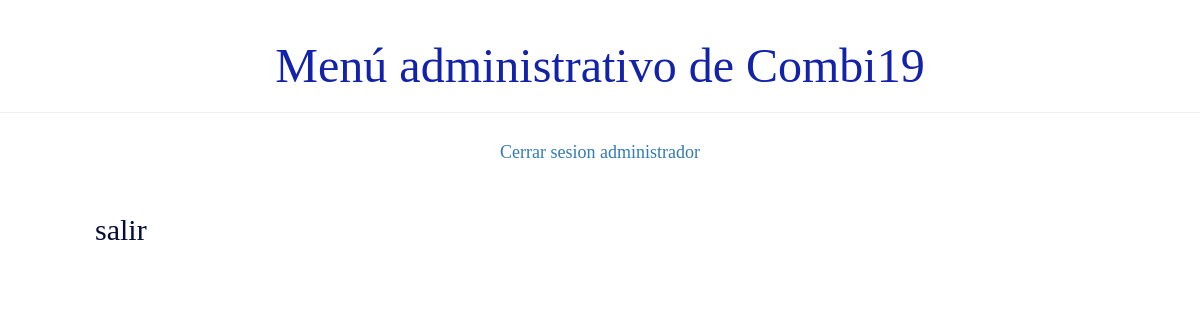
The app's page /usuario/listaPasajero/10/ (signed in), older data.
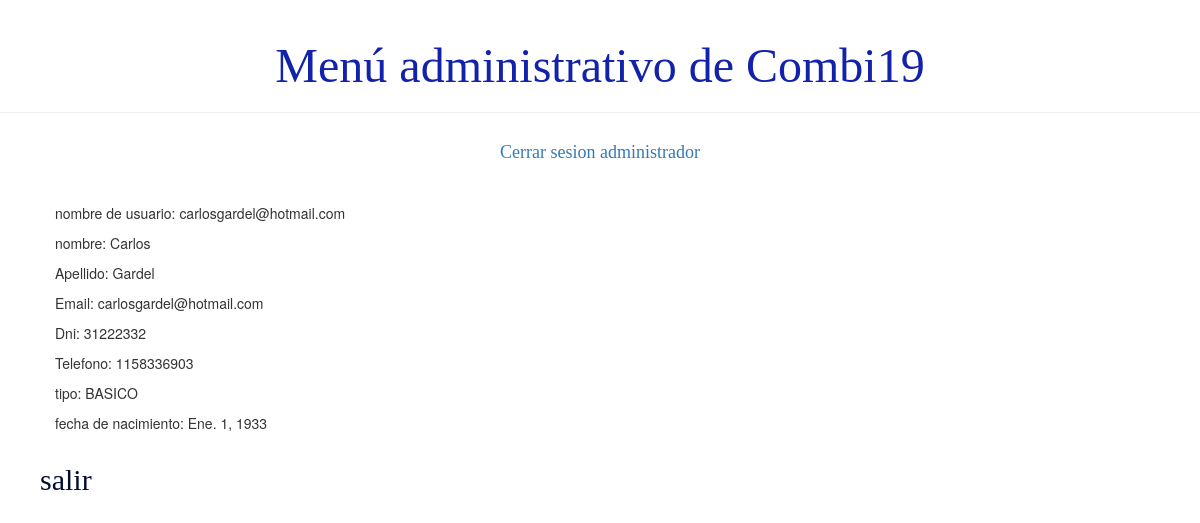
The same page, newer data.
### demo1/models.py (models this page shows, shortened)
class Persona(models.Model):
    usuario = models.ForeignKey('auth.User', on_delete=models.CASCADE)
    dni = models.IntegerField()
    telefono = models.BigIntegerField()
    activo = models.BooleanField(default=True)

class Pasajero(Persona):
    TIPOS_PLANES = (
        ('BASICO', 'BASICO'),
        ('GOLD', 'GOLD'),)
    tipo = models.CharField(max_length=6, choices=TIPOS_PLANES)
    fecha_de_nacimiento = models.DateField()

class Persona(models.Model):
    usuario = models.ForeignKey('auth.User', on_delete=models.CASCADE)
    dni = models.IntegerField()
    telefono = models.BigIntegerField()
    activo = models.BooleanField(default=True)

### demo1/views.py (the view)
# urls.py: path('usuario/listaPasajero/<int:pk>/', views.detalle_pasajero, name='detalle_pasajero'),
def detalle_pasajero(request, pk):
    pasajero = Pasajero.objects.filter(pk=pk)
    return render(request, 'demo1/detalle/detalle_pasajero.html', {'pasajero': pasajero})

### demo1/templates/demo1/detalle/detalle_pasajero.html (shortened to what this page needs)
{% extends 'demo1/base.html' %}
{% block content %}
    <div class="pasajero">
        {% for p in pasajero%}
            <p>nombre de usuario: {{ p.usuario.username }}</div>
            <p>nombre: {{ p.usuario.first_name }}</p>
            <p>Apellido: {{ p.usuario.last_name }}</p>
            <p>Email: {{ p.usuario.email }}</p>
            <p>Dni: {{ p.dni }}</p>
            <p>Telefono: {{ p.telefono }}</p>
            <p>tipo:  {{p.tipo}} </p>
            <p>fecha de nacimiento: {{ p.fecha_de_nacimiento }}</p>
        {%endfor%}
    </div>
    <div>
        <h2><a href="{% url 'principal' %}"> salir</a></h2>
    </div>
{% endblock %}

### demo1/templates/demo1/base.html (shortened to what this page needs)
{% load static %}
<html>
    <head >
        <link rel="stylesheet" href="//maxcdn.bootstrapcdn.com/bootstrap/3.2.0/css/bootstrap.min.css">
        <link rel="stylesheet" href="//maxcdn.bootstrapcdn.com/bootstrap/3.2.0/css/bootstrap-theme.min.css">
        <link rel="stylesheet" href="{% static 'css/demo1.css' %}">
    </head>
    <body>
        <div class="page-header">
        {% if user.is_authenticated %}
                <h1>Menú administrativo de Combi19</h1>
        </div>
            <div class="card"><h4><a href="http://127.0.0.1:8000/logout/">Cerrar sesion administrador</a> </h4> </div>
            <br>
            <div>
                <div class="content container">
                    {% block content %}
                    {% endblock %}
                </div>
        </div>
        {% else %}
            <h2 class='card'> <p>Error, No ha iniciado sesion</p></h2>
            <h2 class='card'> <a href="http://127.0.0.1:8000/login/">Iniciar Sesión</a></h2>
        {% endif %}
    </body>
</html>

### demo1/static/css/demo1.css (style rules this page uses)
h1 a, h2 a { color: #030c33; font-family: 'Lobster'; padding: 20px 20px 20px 40px; }
h4 { color: #02105e; }
.page-header h1, .page-header h1 a, .page-header h1 a:visited, .page-header h1 a:active { color: #1322aa; font-size: 36pt; text-decoration: none; display:inline; display: flex; align-items: center; justify-content: center; }
.content { margin-left: 40px; }
h1, h2, h3, h4 { font-family: 'Lobster', cursive; }
.card { display: flex; align-items: center; justify-content: center; }

Row changes from the older to the newer data that the page shows:
added Pasajero: usuario.username "carlosgardel@hotmail.com", usuario.first_name "Carlos", usuario.last_name "Gardel", usuario.email "carlosgardel@hotmail.com", dni "31222332", telefono "1158336903", tipo "BASICO", fecha_de_nacimiento "Ene. 1, 1933"
